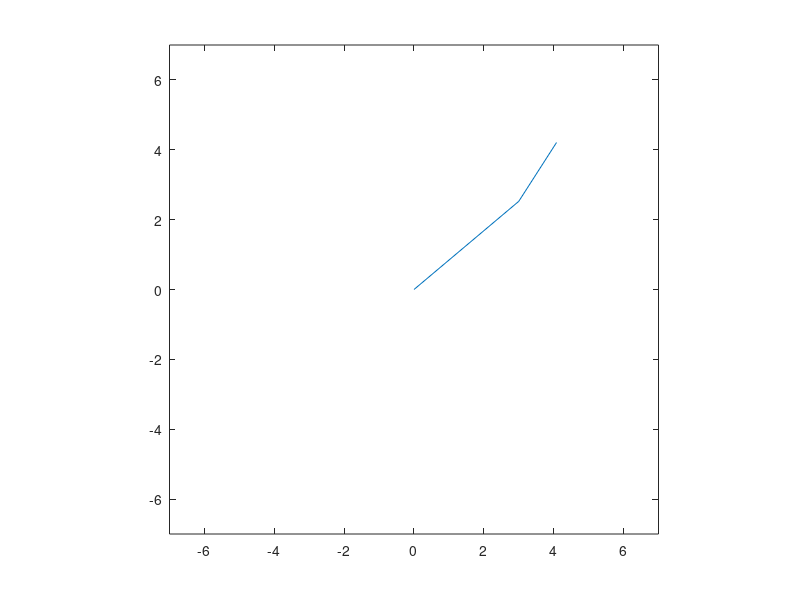

Source code (MATLAB):
%BARAN O'CONNOR | CREATED 2/23/2026 |

clear, clc

%The purpose of this document is to animate a 2D robot arm on a plot.
%operators and veriables can be changed at will to observe their effects on
%the arm

for t=linspace(0,2*pi,100) %creates 100 even spaces between 0 and 2pi
    theta1 = cos(t); %without ay operators, is steadily rotates
    theta2 = sin(t); %with the sin operator, it oscillates
    %theta2 = cos(2*t); %faster oscillation
    %theta2 = t/2; %slower oscillation

    L1 = 3;
    L2 =  2;

    %Joint 1
    x1 = L1*cosd(theta1);
    y1 = L1*sin(theta1);

    %Joint 2
    x2 = x1 + L2*cos(theta1+theta2);
    y2 = y1 + L2*sin(theta1+theta2);


    %plotting
    plot([0,x1,x2],[0,y1,y2])
    axis equal
    xlim([-7 7])
    ylim([-7 7])

    drawnow
end
